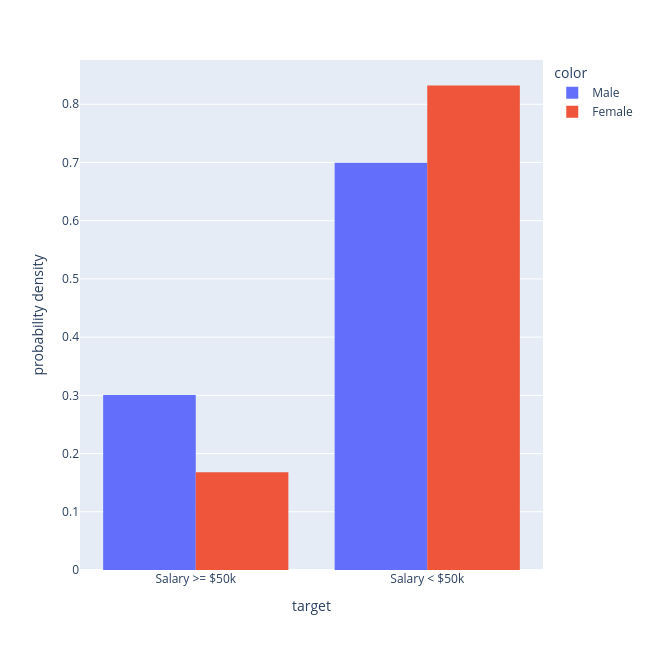

Notebook code cell kept with this figure:
### Markdown cell above
### Step 2: Plot

### Code cell
display_output_b = output.replace({"target": {0: "Salary >= $50k", 1: "Salary < $50k"}})
display_df = X_test.replace({
    "sex": {0: "Female", 1: "Male"},
    "target": {0: "Salary >= $50k", 1: "Salary < $50k"}
})

fig = px.histogram(
    display_output_b,
    x="target",
    width=650,
    height=650,
    barmode="group",
    color=display_df.sex,
    histnorm="probability density",
)
fig.show()

### Figure 1 — Plotly figure (JSON) as saved in the notebook; plotly's stock layout.template omitted (floating-point values rounded to 4 significant figures; data arrays with more than 128 entries replaced by an {"elided": "..."} marker saying what was removed)
{"data": [{"alignmentgroup": "True", "bingroup": "x", "histnorm": "probability density", "hovertemplate": "color=Male<br>target=%{x}<br>probability density=%{y}<extra></extra>", "legendgroup": "Male", "marker": {"color": "#636efa", "pattern": {"shape": ""}}, "name": "Male", "offsetgroup": "Male", "orientation": "v", "showlegend": true, "type": "histogram", "x": {"elided": "326 str values"}, "xaxis": "x", "yaxis": "y"}, {"alignmentgroup": "True", "bingroup": "x", "histnorm": "probability density", "hovertemplate": "color=Female<br>target=%{x}<br>probability density=%{y}<extra></extra>", "legendgroup": "Female", "marker": {"color": "#EF553B", "pattern": {"shape": ""}}, "name": "Female", "offsetgroup": "Female", "orientation": "v", "showlegend": true, "type": "histogram", "x": {"elided": "149 str values"}, "xaxis": "x", "yaxis": "y"}], "layout": {"barmode": "group", "height": 650, "legend": {"title": {"text": "color"}, "tracegroupgap": 0}, "margin": {"t": 60}, "width": 650, "xaxis": {"anchor": "y", "domain": [0, 1], "title": {"text": "target"}}, "yaxis": {"anchor": "x", "domain": [0, 1], "title": {"text": "probability density"}}}}
